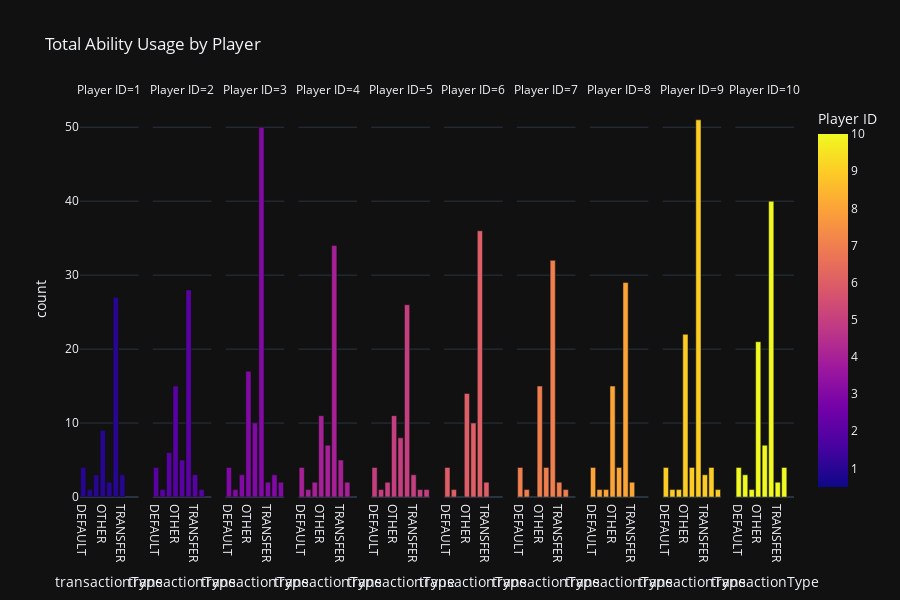

The cell this chart's notebook holds for it:
### Code cell
df_transaction_cleaned['purchase_type'] = df_transaction_cleaned['inventoryTransaction'].apply(get_purchase_type)

purchase_stats = df_transaction_cleaned.groupby(['playerID', 'transactionType']).size().reset_index(name='count').dropna()
print(purchase_stats.head())

fig = px.bar(purchase_stats, x='transactionType', y='count', color='playerID', 
             facet_col='playerID', 
             labels={'chargesConsumed':'Charges Consumed', 'ability':'Ability', 'playerID':'Player ID'},
             # color_continuous_scale="Viridis",
             title='Player\'s  Action',
             height=600)

fig.show()

### Figure 1 — Plotly figure (JSON) as saved in the notebook; plotly's stock layout.template omitted (floating-point values rounded to 4 significant figures)
{"data": [{"alignmentgroup": "True", "hovertemplate": "Player ID=%{marker.color}<br>transactionType=%{x}<br>count=%{y}<extra></extra>", "legendgroup": "", "marker": {"color": [1, 1, 1, 1, 1, 1, 1], "coloraxis": "coloraxis", "pattern": {"shape": ""}}, "name": "", "offsetgroup": "", "orientation": "v", "showlegend": false, "textposition": "auto", "type": "bar", "x": ["DEFAULT", "DROP", "FULFILL_REQUEST", "OTHER", "PICK_UP", "PURCHASE", "TRANSFER"], "xaxis": "x", "y": [4, 1, 3, 9, 2, 27, 3], "yaxis": "y"}, {"alignmentgroup": "True", "hovertemplate": "Player ID=%{marker.color}<br>transactionType=%{x}<br>count=%{y}<extra></extra>", "legendgroup": "", "marker": {"color": [2, 2, 2, 2, 2, 2, 2, 2], "coloraxis": "coloraxis", "pattern": {"shape": ""}}, "name": "", "offsetgroup": "", "orientation": "v", "showlegend": false, "textposition": "auto", "type": "bar", "x": ["DEFAULT", "DROP", "FULFILL_REQUEST", "OTHER", "PICK_UP", "PURCHASE", "SELL", "TRANSFER"], "xaxis": "x2", "y": [4, 1, 6, 15, 5, 28, 1, 3], "yaxis": "y2"}, {"alignmentgroup": "True", "hovertemplate": "Player ID=%{marker.color}<br>transactionType=%{x}<br>count=%{y}<extra></extra>", "legendgroup": "", "marker": {"color": [3, 3, 3, 3, 3, 3, 3, 3, 3], "coloraxis": "coloraxis", "pattern": {"shape": ""}}, "name": "", "offsetgroup": "", "orientation": "v", "showlegend": false, "textposition": "auto", "type": "bar", "x": ["DEFAULT", "DROP", "FULFILL_REQUEST", "OTHER", "PICK_UP", "PURCHASE", "SELL", "TRANSFER", "TRASH"], "xaxis": "x3", "y": [4, 1, 3, 17, 10, 50, 3, 2, 2], "yaxis": "y3"}, {"alignmentgroup": "True", "hovertemplate": "Player ID=%{marker.color}<br>transactionType=%{x}<br>count=%{y}<extra></extra>", "legendgroup": "", "marker": {"color": [4, 4, 4, 4, 4, 4, 4, 4], "coloraxis": "coloraxis", "pattern": {"shape": ""}}, "name": "", "offsetgroup": "", "orientation": "v", "showlegend": false, "textposition": "auto", "type": "bar", "x": ["DEFAULT", "DROP", "FULFILL_REQUEST", "OTHER", "PICK_UP", "PURCHASE", "SELL", "TRANSFER"], "xaxis": "x4", "y": [4, 1, 2, 11, 7, 34, 2, 5], "yaxis": "y4"}, {"alignmentgroup": "True", "hovertemplate": "Player ID=%{marker.color}<br>transactionType=%{x}<br>count=%{y}<extra></extra>", "legendgroup": "", "marker": {"color": [5, 5, 5, 5, 5, 5, 5, 5, 5], "coloraxis": "coloraxis", "pattern": {"shape": ""}}, "name": "", "offsetgroup": "", "orientation": "v", "showlegend": false, "textposition": "auto", "type": "bar", "x": ["DEFAULT", "DROP", "FULFILL_REQUEST", "OTHER", "PICK_UP", "PURCHASE", "SELL", "TRANSFER", "TRASH"], "xaxis": "x5", "y": [4, 1, 2, 11, 8, 26, 1, 3, 1], "yaxis": "y5"}, {"alignmentgroup": "True", "hovertemplate": "Player ID=%{marker.color}<br>transactionType=%{x}<br>count=%{y}<extra></extra>", "legendgroup": "", "marker": {"color": [6, 6, 6, 6, 6, 6], "coloraxis": "coloraxis", "pattern": {"shape": ""}}, "name": "", "offsetgroup": "", "orientation": "v", "showlegend": false, "textposition": "auto", "type": "bar", "x": ["DEFAULT", "DROP", "OTHER", "PICK_UP", "PURCHASE", "TRANSFER"], "xaxis": "x6", "y": [4, 1, 14, 10, 36, 2], "yaxis": "y6"}, {"alignmentgroup": "True", "hovertemplate": "Player ID=%{marker.color}<br>transactionType=%{x}<br>count=%{y}<extra></extra>", "legendgroup": "", "marker": {"color": [7, 7, 7, 7, 7, 7, 7], "coloraxis": "coloraxis", "pattern": {"shape": ""}}, "name": "", "offsetgroup": "", "orientation": "v", "showlegend": false, "textposition": "auto", "type": "bar", "x": ["DEFAULT", "DROP", "OTHER", "PICK_UP", "PURCHASE", "SELL", "TRANSFER"], "xaxis": "x7", "y": [4, 1, 15, 4, 32, 1, 2], "yaxis": "y7"}, {"alignmentgroup": "True", "hovertemplate": "Player ID=%{marker.color}<br>transactionType=%{x}<br>count=%{y}<extra></extra>", "legendgroup": "", "marker": {"color": [8, 8, 8, 8, 8, 8, 8], "coloraxis": "coloraxis", "pattern": {"shape": ""}}, "name": "", "offsetgroup": "", "orientation": "v", "showlegend": false, "textposition": "auto", "type": "bar", "x": ["DEFAULT", "DROP", "FULFILL_REQUEST", "OTHER", "PICK_UP", "PURCHASE", "TRANSFER"], "xaxis": "x8", "y": [4, 1, 1, 15, 4, 29, 2], "yaxis": "y8"}, {"alignmentgroup": "True", "hovertemplate": "Player ID=%{marker.color}<br>transactionType=%{x}<br>count=%{y}<extra></extra>", "legendgroup": "", "marker": {"color": [9, 9, 9, 9, 9, 9, 9, 9, 9], "coloraxis": "coloraxis", "pattern": {"shape": ""}}, "name": "", "offsetgroup": "", "orientation": "v", "showlegend": false, "textposition": "auto", "type": "bar", "x": ["DEFAULT", "DROP", "FULFILL_REQUEST", "OTHER", "PICK_UP", "PURCHASE", "SELL", "TRANSFER", "TRASH"], "xaxis": "x9", "y": [4, 1, 1, 22, 4, 51, 4, 3, 1], "yaxis": "y9"}, {"alignmentgroup": "True", "hovertemplate": "Player ID=%{marker.color}<br>transactionType=%{x}<br>count=%{y}<extra></extra>", "legendgroup": "", "marker": {"color": [10, 10, 10, 10, 10, 10, 10, 10], "coloraxis": "coloraxis", "pattern": {"shape": ""}}, "name": "", "offsetgroup": "", "orientation": "v", "showlegend": false, "textposition": "auto", "type": "bar", "x": ["DEFAULT", "DROP", "FULFILL_REQUEST", "OTHER", "PICK_UP", "PURCHASE", "SELL", "TRANSFER"], "xaxis": "x10", "y": [4, 3, 1, 21, 7, 40, 4, 2], "yaxis": "y10"}], "layout": {"annotations": [{"font": {}, "showarrow": false, "text": "Player ID=1", "x": 0.041, "xanchor": "center", "xref": "paper", "y": 1, "yanchor": "bottom", "yref": "paper"}, {"font": {}, "showarrow": false, "text": "Player ID=2", "x": 0.143, "xanchor": "center", "xref": "paper", "y": 1, "yanchor": "bottom", "yref": "paper"}, {"font": {}, "showarrow": false, "text": "Player ID=3", "x": 0.245, "xanchor": "center", "xref": "paper", "y": 1, "yanchor": "bottom", "yref": "paper"}, {"font": {}, "showarrow": false, "text": "Player ID=4", "x": 0.347, "xanchor": "center", "xref": "paper", "y": 1, "yanchor": "bottom", "yref": "paper"}, {"font": {}, "showarrow": false, "text": "Player ID=5", "x": 0.449, "xanchor": "center", "xref": "paper", "y": 1, "yanchor": "bottom", "yref": "paper"}, {"font": {}, "showarrow": false, "text": "Player ID=6", "x": 0.551, "xanchor": "center", "xref": "paper", "y": 1, "yanchor": "bottom", "yref": "paper"}, {"font": {}, "showarrow": false, "text": "Player ID=7", "x": 0.653, "xanchor": "center", "xref": "paper", "y": 1, "yanchor": "bottom", "yref": "paper"}, {"font": {}, "showarrow": false, "text": "Player ID=8", "x": 0.755, "xanchor": "center", "xref": "paper", "y": 1, "yanchor": "bottom", "yref": "paper"}, {"font": {}, "showarrow": false, "text": "Player ID=9", "x": 0.857, "xanchor": "center", "xref": "paper", "y": 1, "yanchor": "bottom", "yref": "paper"}, {"font": {}, "showarrow": false, "text": "Player ID=10", "x": 0.959, "xanchor": "center", "xref": "paper", "y": 1, "yanchor": "bottom", "yref": "paper"}], "barmode": "relative", "coloraxis": {"colorbar": {"title": {"text": "Player ID"}}, "colorscale": [[0, "#0d0887"], [0.1111, "#46039f"], [0.2222, "#7201a8"], [0.3333, "#9c179e"], [0.4444, "#bd3786"], [0.5556, "#d8576b"], [0.6667, "#ed7953"], [0.7778, "#fb9f3a"], [0.8889, "#fdca26"], [1, "#f0f921"]]}, "height": 600, "legend": {"tracegroupgap": 0}, "title": {"text": "Total Ability Usage by Player"}, "xaxis": {"anchor": "y", "domain": [0, 0.082], "title": {"text": "transactionType"}}, "xaxis10": {"anchor": "y10", "domain": [0.918, 1], "matches": "x", "title": {"text": "transactionType"}}, "xaxis2": {"anchor": "y2", "domain": [0.102, 0.184], "matches": "x", "title": {"text": "transactionType"}}, "xaxis3": {"anchor": "y3", "domain": [0.204, 0.286], "matches": "x", "title": {"text": "transactionType"}}, "xaxis4": {"anchor": "y4", "domain": [0.306, 0.388], "matches": "x", "title": {"text": "transactionType"}}, "xaxis5": {"anchor": "y5", "domain": [0.408, 0.49], "matches": "x", "title": {"text": "transactionType"}}, "xaxis6": {"anchor": "y6", "domain": [0.51, 0.592], "matches": "x", "title": {"text": "transactionType"}}, "xaxis7": {"anchor": "y7", "domain": [0.612, 0.694], "matches": "x", "title": {"text": "transactionType"}}, "xaxis8": {"anchor": "y8", "domain": [0.714, 0.796], "matches": "x", "title": {"text": "transactionType"}}, "xaxis9": {"anchor": "y9", "domain": [0.816, 0.898], "matches": "x", "title": {"text": "transactionType"}}, "yaxis": {"anchor": "x", "domain": [0, 1], "title": {"text": "count"}}, "yaxis10": {"anchor": "x10", "domain": [0, 1], "matches": "y", "showticklabels": false}, "yaxis2": {"anchor": "x2", "domain": [0, 1], "matches": "y", "showticklabels": false}, "yaxis3": {"anchor": "x3", "domain": [0, 1], "matches": "y", "showticklabels": false}, "yaxis4": {"anchor": "x4", "domain": [0, 1], "matches": "y", "showticklabels": false}, "yaxis5": {"anchor": "x5", "domain": [0, 1], "matches": "y", "showticklabels": false}, "yaxis6": {"anchor": "x6", "domain": [0, 1], "matches": "y", "showticklabels": false}, "yaxis7": {"anchor": "x7", "domain": [0, 1], "matches": "y", "showticklabels": false}, "yaxis8": {"anchor": "x8", "domain": [0, 1], "matches": "y", "showticklabels": false}, "yaxis9": {"anchor": "x9", "domain": [0, 1], "matches": "y", "showticklabels": false}}}
